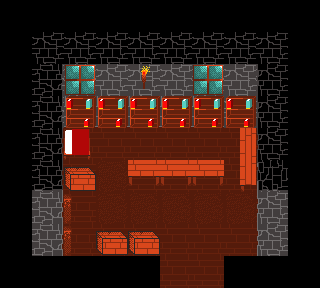

A 2D game scene composited from a Tiled map and its tileset images. What follows is a short description and the map's XML, with every tile layer's data as written:
An orthogonal 10x9 tile map with 32x32 px tiles, 4 tile layers (Ground, Objects, Walls, Wall Objects), 5 tilesets and 2 objects.

<map version="1.0" tiledversion="1.1.6" orientation="orthogonal" renderorder="left-down" width="10" height="9" tilewidth="32" tileheight="32" infinite="0" nextobjectid="5">
 <tileset firstgid="1" source="../Tilesets/Stonework3.tsx" />
 <tileset firstgid="65" source="../Tilesets/indoor_floors.tsx" />
 <tileset firstgid="80" source="../Tilesets/furniture.tsx" />
 <tileset firstgid="116" source="../Tilesets/miscobjects.tsx" />
 <tileset firstgid="156" source="../Tilesets/Campfire.tsx" />
 <layer name="Ground" width="10" height="9">
  <data encoding="csv">
0,0,0,0,0,0,0,0,0,0,
0,72,72,72,72,72,72,72,0,0,
0,20,72,72,72,72,72,72,20,0,
0,20,74,74,74,74,74,74,20,0,
0,74,74,74,74,74,74,74,74,0,
0,74,74,69,74,74,74,74,74,0,
0,74,74,69,69,69,69,69,74,0,
0,74,74,74,74,74,74,74,74,0,
0,0,0,0,0,74,74,0,0,0
</data>
 </layer>
 <layer name="Objects" width="10" height="9">
  <properties>
   <property name="unity:sortingLayerName" value="WorldObjects" />
   <property name="unity:sortingOrder" type="int" value="0" />
  </properties>
  <data encoding="csv">
0,0,0,0,0,0,0,0,0,0,
0,0,0,0,0,0,0,0,0,0,
0,0,0,0,0,0,0,0,0,0,
0,0,0,0,0,0,0,0,0,0,
0,0,86,0,0,0,0,97,0,0,
0,24,119,0,95,95,95,100,21,0,
0,0,0,0,0,0,0,0,0,0,
0,0,0,119,119,0,0,0,0,0,
0,0,0,0,0,0,0,0,0,0
</data>
 </layer>
 <layer name="Walls" width="10" height="9">
  <data encoding="csv">
0,0,0,0,0,0,0,0,0,0,
0,1,1,1,1,1,1,1,1,0,
0,5,20,20,20,20,20,20,2,0,
0,5,22,22,22,22,22,20,2,0,
0,5,0,0,0,0,0,0,2,0,
0,10,0,0,0,0,0,0,12,0,
0,24,0,0,0,0,0,0,21,0,
0,24,0,0,0,0,0,0,21,0,
0,0,0,0,0,0,0,0,0,0
</data>
 </layer>
 <layer name="Wall Objects" width="10" height="9">
  <data encoding="csv">
0,0,0,0,0,0,0,0,0,0,
0,0,0,0,0,0,0,0,0,0,
0,0,88,0,159,0,88,0,0,0,
0,0,92,92,92,92,92,92,0,0,
0,0,0,0,0,0,0,0,0,0,
0,0,0,0,0,0,0,0,0,0,
0,0,93,0,0,0,0,0,0,0,
0,0,93,0,0,0,0,0,0,0,
0,0,0,0,0,0,0,0,0,0
</data>
 </layer>
 <objectgroup name="Boundaries">
  <object id="2" x="32" y="256" width="128" height="32" />
  <object id="3" x="224" y="256" width="64" height="32" />
 </objectgroup>
</map>
